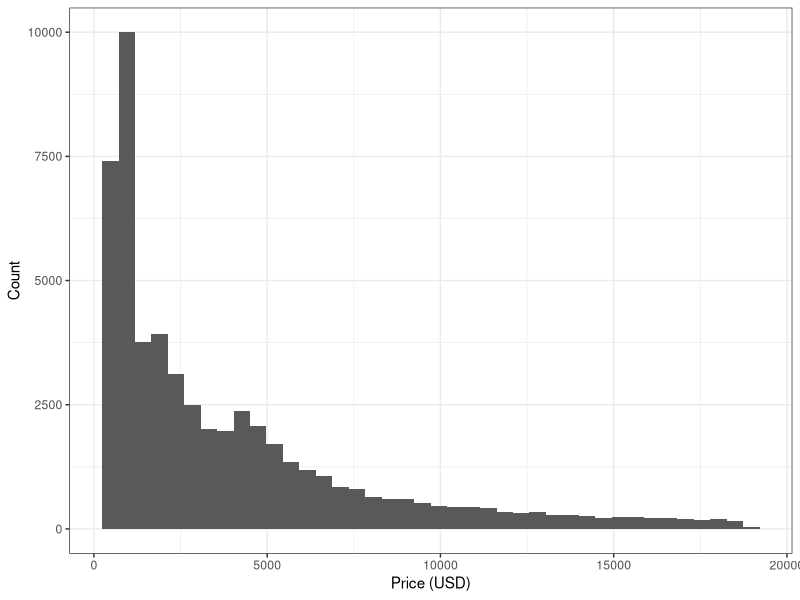
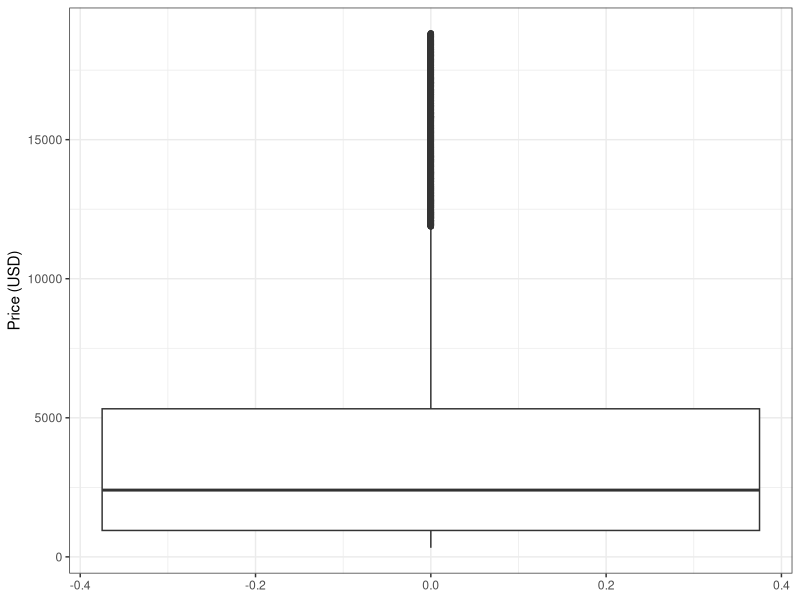
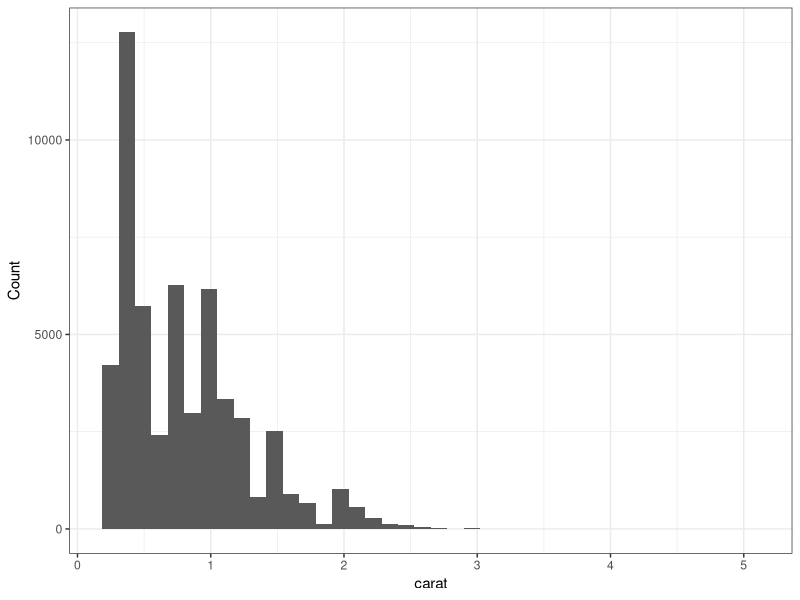
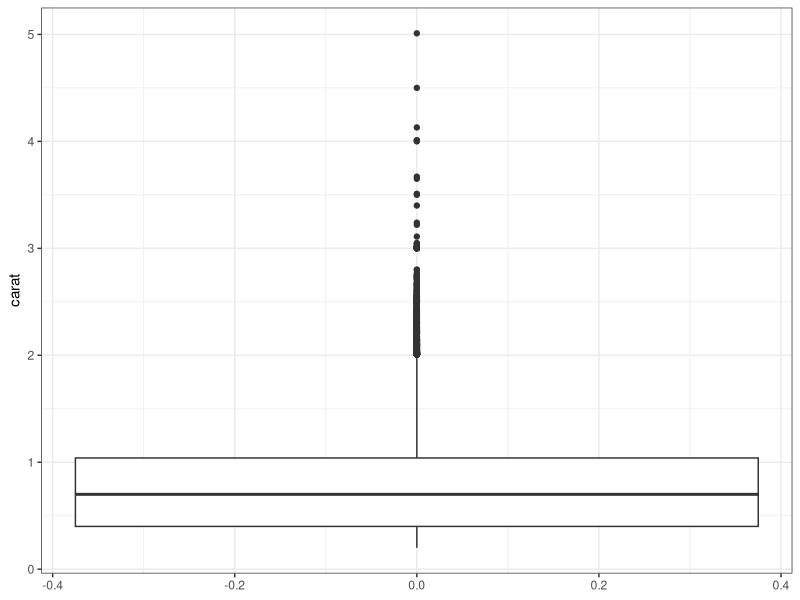
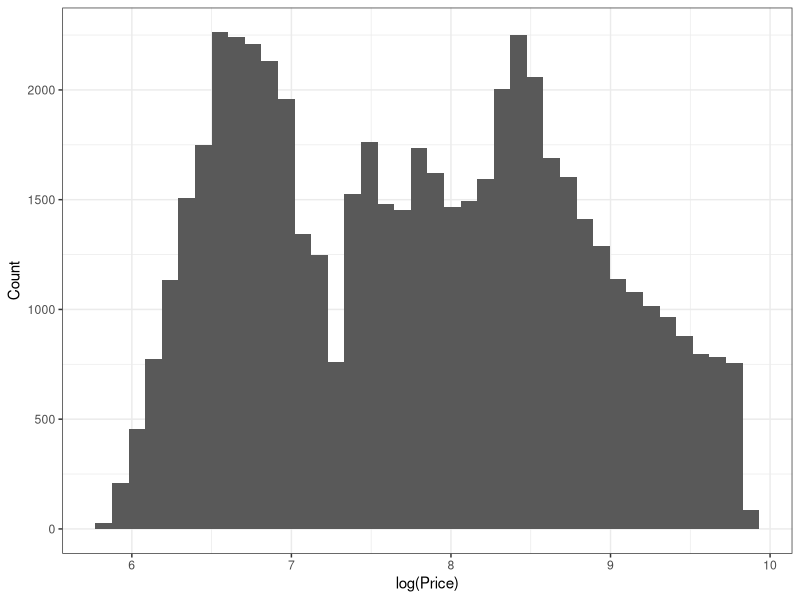
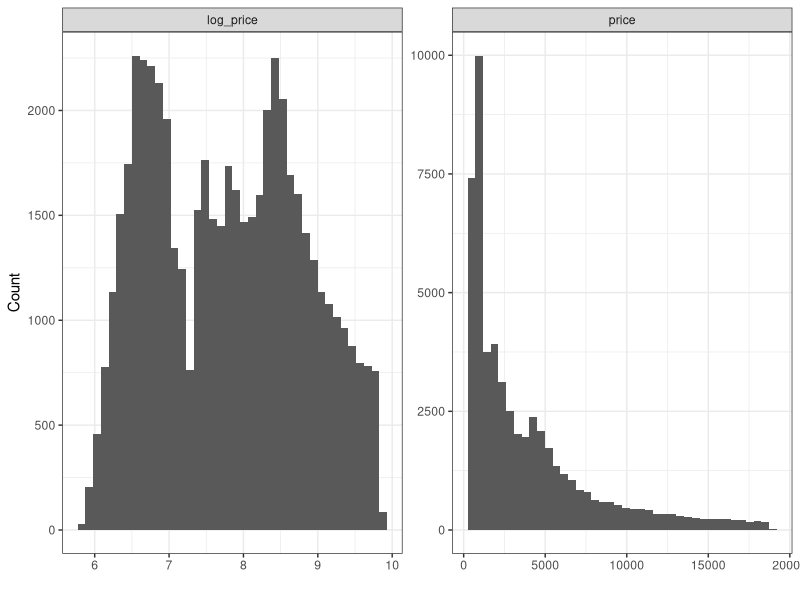
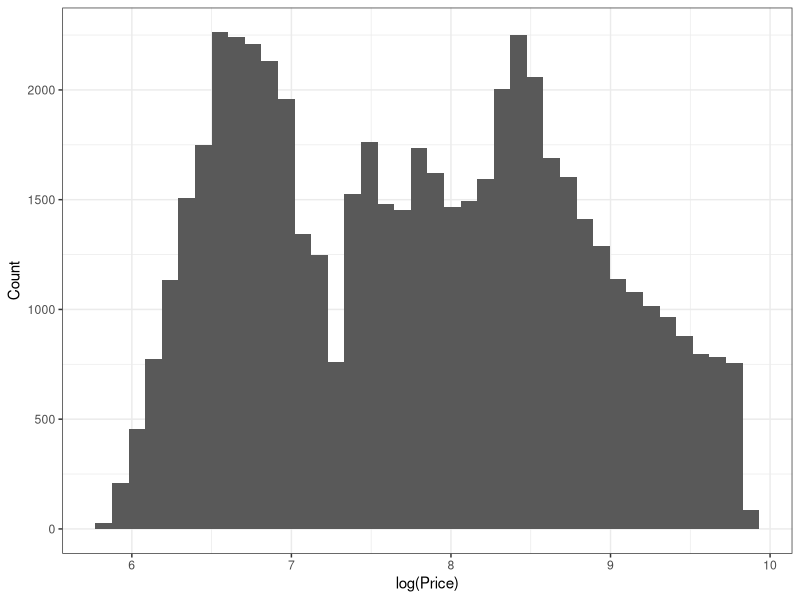
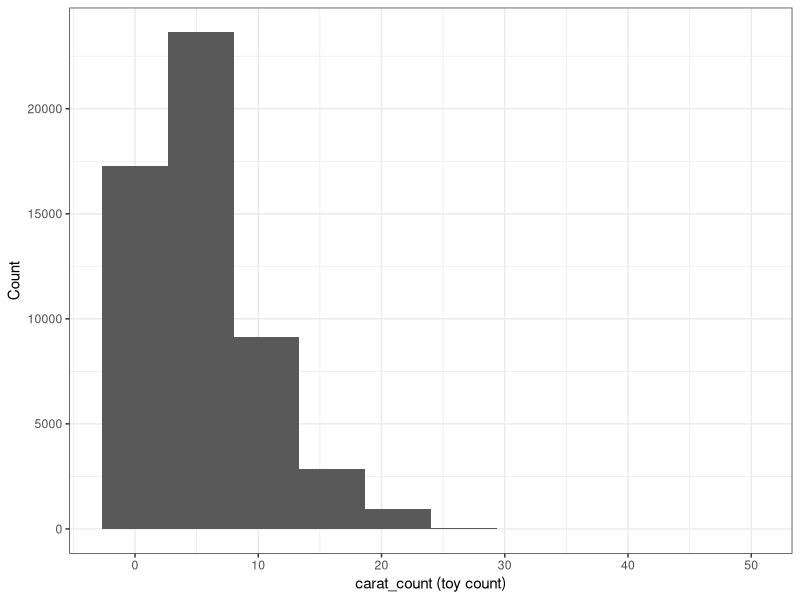

Write the R code that produced these figures, in order.
#Workshop 4 2026

library(tidyverse)

diamonds_df <- ggplot2::diamonds
glimpse(diamonds_df)

dim(diamonds_df)

# Distribution of price
ggplot(diamonds_df, aes(x = price)) +
  geom_histogram(bins = 40) +
  theme_bw() +
  xlab("Price (USD)") +
  ylab("Count")

# Boxplot of price to highlight outliers
ggplot(diamonds_df, aes(y = price)) +
  geom_boxplot() +
  theme_bw() +
  ylab("Price (USD)")

ggplot(diamonds_df, aes(x = carat)) +
  geom_histogram(bins = 40) +
  theme_bw() +
  xlab("carat") +
  ylab("Count")

# Boxplot of carat to highlight outliers
ggplot(diamonds_df, aes(y = carat)) +
  geom_boxplot() +
  theme_bw() +
  ylab("carat")

# Compare raw vs log(price)
diamonds_df <- diamonds_df %>%
  mutate(log_price = log(price))

ggplot(diamonds_df, aes(x = log_price)) +
  geom_histogram(bins = 40) +
  theme_bw() +
  xlab("log(Price)") +
  ylab("Count")

# Side-by-side: raw vs log scale using facetting


diamonds_long <- diamonds_df %>%
  select(price, log_price) %>%
  pivot_longer(cols = everything(), names_to = "scale", values_to = "value")

ggplot(diamonds_long, aes(x = value)) +
  geom_histogram(bins = 40) +
  facet_wrap(~ scale, scales = "free") +
  theme_bw() +
  xlab("") +
  ylab("Count")

diamonds_df <- diamonds_df %>%
  mutate(log_price = log(price))

ggplot(diamonds_df, aes(x = log_price)) +
  geom_histogram(bins = 40) +
  theme_bw() +
  xlab("log(Price)") +
  ylab("Count")

# Create a non-negative count-like variable with zeros
diamonds_df <- diamonds_df %>%
  mutate(carat_round = round(carat, 1),
         carat_count = as.integer((carat_round - min(carat_round)) * 10)) 
# includes 0

summary(diamonds_df$carat_count)

diamonds_df <- diamonds_df %>%
  mutate(log1p_carat_count = log1p(carat_count))

ggplot(diamonds_df, aes(x = carat_count)) +
  geom_histogram(bins = 10) +
  theme_bw() +
  xlab("carat_count (toy count)") +
  ylab("Count")

ggplot(diamonds_df, aes(x = log1p_carat_count)) +
  geom_histogram(bins = 5) +
  theme_bw() +
  xlab("log1p(carat_count)") +
  ylab("Count")


diamonds_df <- diamonds_df %>%
  mutate(sqrt_carat_count = sqrt(carat_count))

diamonds_df %>%
  select(log1p_carat_count, sqrt_carat_count) %>%
  pivot_longer(cols = everything(),
               names_to = "transformation",
               values_to = "value") %>%
  ggplot(aes(x = transformation, y = value)) +
  geom_boxplot() +
  theme_bw()

# Raw relationship
ggplot(diamonds_df, aes(x = carat, y = price)) +
  geom_point(alpha = 0.2) +
  theme_bw() +
  xlab("Carat") +
  ylab("Price (USD)")

# Transform the outcome
ggplot(diamonds_df, aes(x = carat, y = log_price)) +
  geom_point(alpha = 0.2) +
  theme_bw() +
  xlab("Carat") +
  ylab("log(Price)")


# Transform both axes
diamonds_df <- diamonds_df %>% mutate(log_carat = log(carat))

ggplot(diamonds_df, aes(x = log_carat, y = log_price)) +
  geom_point(alpha = 0.2) +
  theme_bw() +
  xlab("log(Carat)") +
  ylab("log(Price)")

# Standardise price and carat
diamonds_df <- diamonds_df %>%
  mutate(z_price = as.numeric(scale(price)),
         z_carat = as.numeric(scale(carat)))

summary(diamonds_df$z_price)

ggplot(diamonds_df, aes(x = z_price)) +
  geom_histogram(bins = 40) +
  theme_bw() +
  xlab("z-score of Price") +
  ylab("Count")

ggplot(diamonds_df, aes(x = z_carat, y = z_price)) +
  geom_point(alpha = 0.2) +
  theme_bw() +
  xlab("z(Carat)") +
  ylab("z(Price)")

# Optional: Box-Cox using MASS
# install.packages("MASS")  # if needed
library(MASS)

# Box-Cox needs strictly positive data
bc <- boxcox(price ~ 1, data = diamonds_df, plotit = TRUE)

lambda_hat <- bc$x[which.max(bc$y)]
lambda_hat
